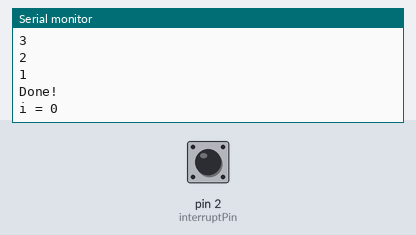
Recording of a program running on a simulated Arduino Nano, built with avr-gcc and run on an emulated ATmega328P. Parts: the last lines printed to the serial monitor. Inputs (shaded band) come from the test bench; at power-on: pin 2 (interruptPin) LOW.

Above: at 4.2 s.
4.3 s: pin 2 (interruptPin) pulled HIGH for 0.15 s
At 5.7 s:
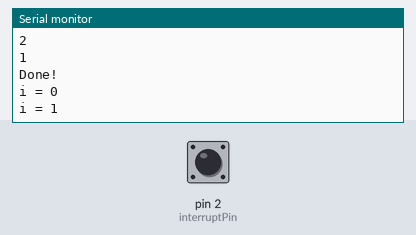
5.9 s: pin 2 (interruptPin) pulled HIGH for 1 s
At 6.8 s:
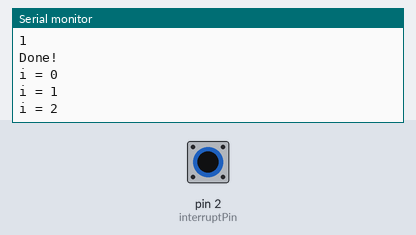
Timing chart, 0 to 8.9 s (numbered marks = the images above; inputs shaded):
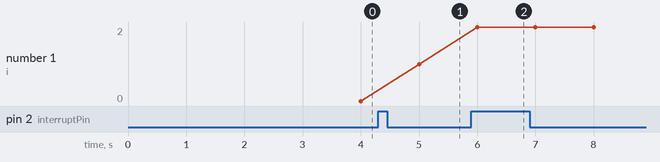

Measured:
- after the input at 4.3 s, the serial monitor: prints a new line after 0.70 s (image 1)
- after the input at 5.9 s, the serial monitor: prints a new line after 0.10 s (image 2)
- plotted number 1: 1 → 2 after the input at 5.9 s

The program:

main.cpp
```cpp
/*******************************************************************************
 * nano-PA17_bmat_6 (c) 2017
 * Andreas Bachmann
 * 11.11.2017
 *
 * https://github.com/te-bachi/nano-PA17_bmat_6
 */

#include "Leishman.h"

void zcd_isr();

uint32_t i;

const byte interruptPin = 2;

void
setup() {
    i = 0;
    attachInterrupt(digitalPinToInterrupt(interruptPin), zcd_isr, RISING);
    Leishman::begin();
    Serial.println("Done!");
}

void
loop() {
    //int k;

    cli.check();
    delay(1000);

    String s = "i = " + String(i);
    Serial.println(s);
}

void
zcd_isr() {
    i++;
}
```
